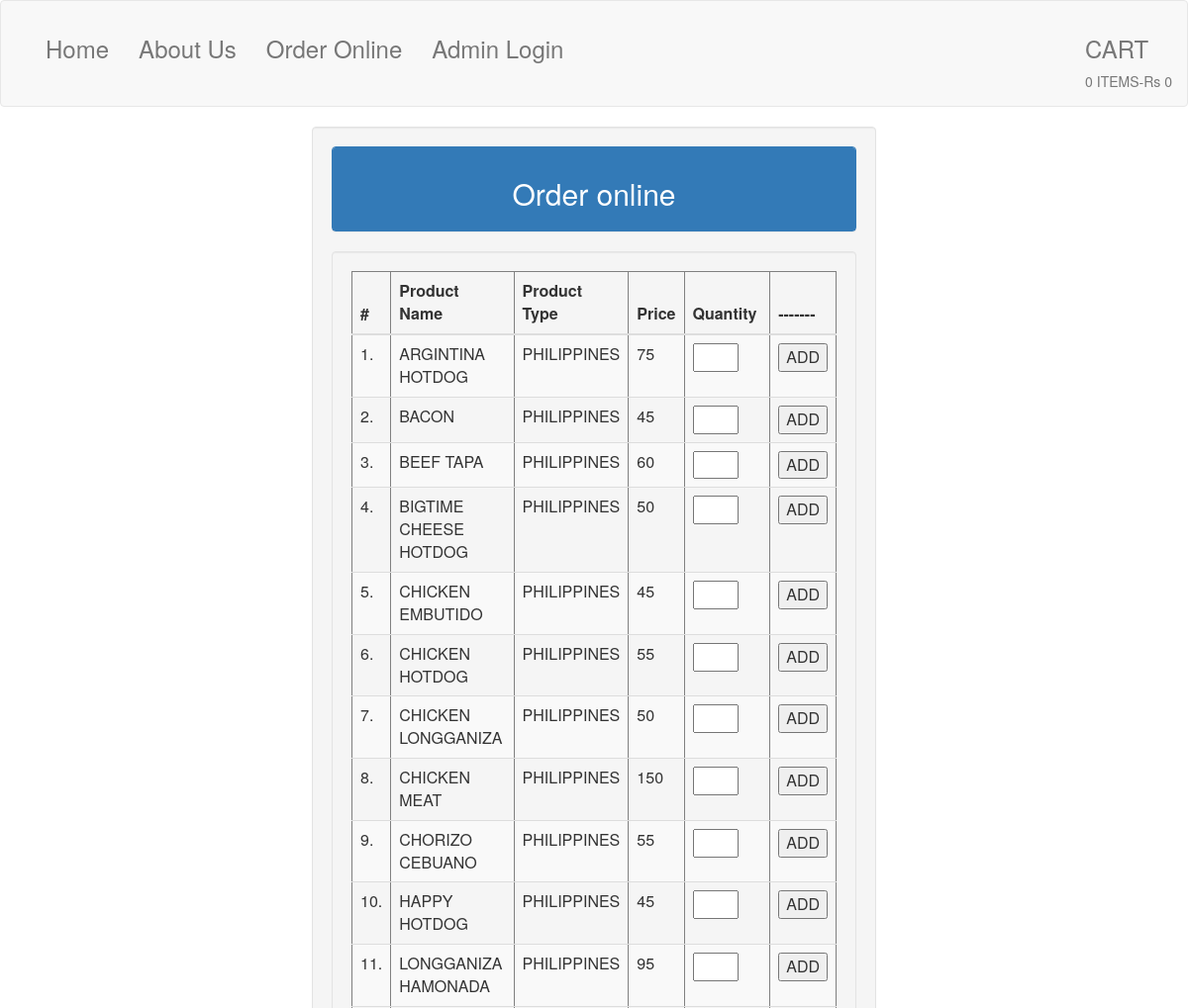
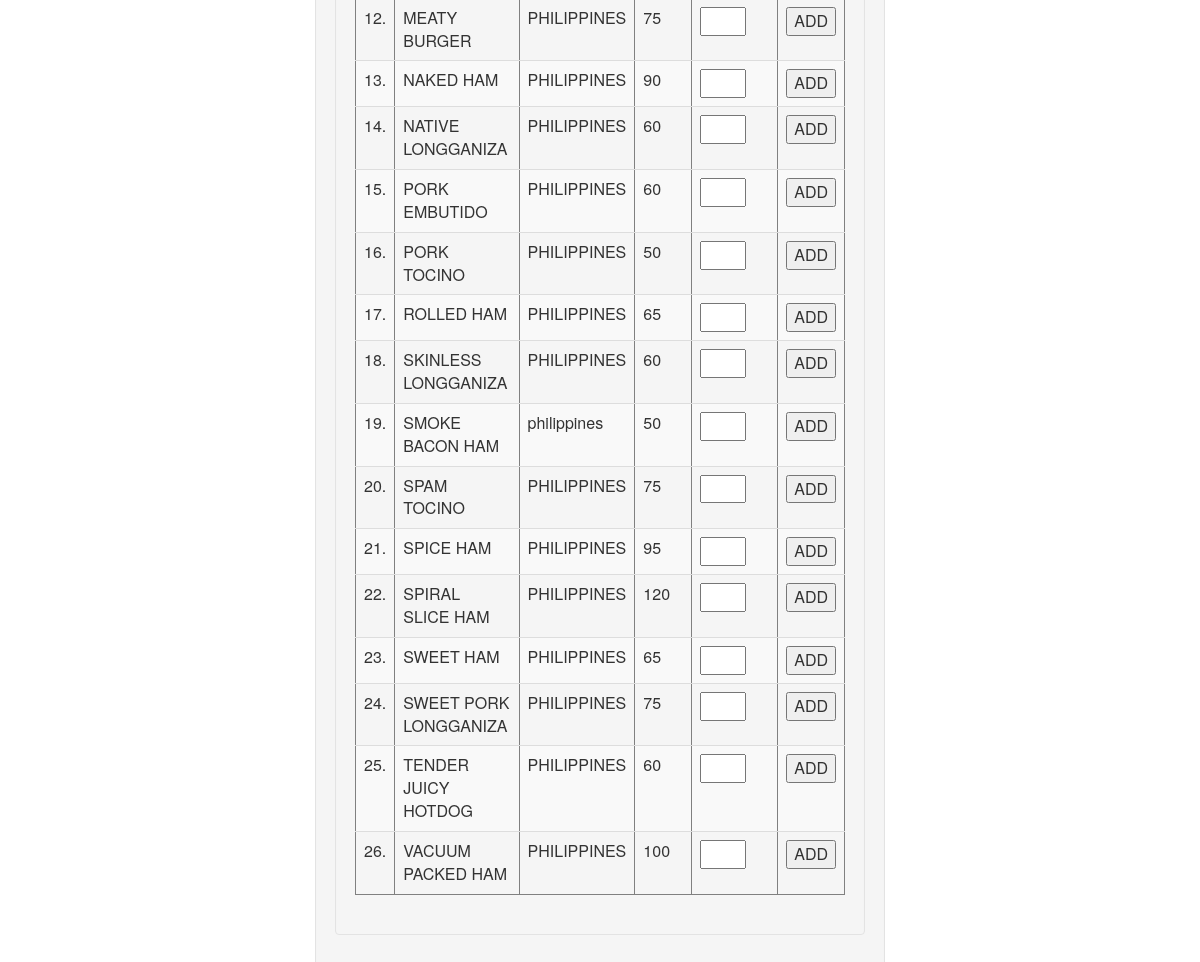
The app's page /order_online.php with its own data (2 pictures, top to bottom).
### tables this page shows
CREATE TABLE `tblproduct` (
  `productid` int(100) NOT NULL,
  `product_name` varchar(200) NOT NULL,
  `product_type` varchar(200) NOT NULL,
  `image` varchar(255) NOT NULL,
  `description` text NOT NULL,
  `price` varchar(200) NOT NULL,
  `quantity` int(100) NOT NULL
);

### order_online.php (the view, shortened to what this page needs)
<?php
include "connection.php";
include "header.php";
?>
<html>
<head></head>
<body>
  <center>
  <?php
  $query1="select * from tblproduct order by product_name asc";
  $result1=mysqli_query($conn,$query1);
  ?>
  <div class="form-group col-md-3"></div>
  <div class="form-group col-md-6">
    <div class="well">
      <div class="panel panel-primary">
        <div class="panel-heading">
          <center><h2>Order online</h2></center>
        </div>
      </div>
      <div class="well">
          <div class="table-responsive">
          <table class="table table-striped" border="1">
          <thead>
              <tr>
                  <th>#</th>
                  <th>Product Name</th>
                  <th>Product Type</th>
                  <th>Price</th>
                  <th>Quantity</th>
                  <th>-------</th>
              </tr>
          </thead>
          <tbody>
            <?php
            $count=1;
            while($row=mysqli_fetch_array($result1)) {
                ?>
                <tr>
                    <form action="order_online.php" method="get">
                        <td><?php echo $count."." ?></td>
                        <td><?php echo $row[1] ?></td>
                        <td><?php echo $row[2] ?></td>
                        <td><?php echo $row[5] ?></td>
                        <td><input type="number" name="quantity" class="col-xs-8"></td>
                        <td>
                          <button type="submit">
                          ADD</button>
                        </td>
                    </form>
                </tr>
                <?php
                $count++;
            }
            ?>
          </tbody>
        </table>
          </div>
      </div>
    </div>
  </div>
</body>
</html>

### records on screen
tblproduct: product_name "ARGINTINA HOTDOG", product_type "PHILIPPINES", price "75"
tblproduct: product_name "BACON", product_type "PHILIPPINES", price "45"
tblproduct: product_name "BEEF TAPA", product_type "PHILIPPINES", price "60"
tblproduct: product_name "BIGTIME CHEESE HOTDOG", product_type "PHILIPPINES", price "50"
tblproduct: product_name "CHICKEN EMBUTIDO", product_type "PHILIPPINES", price "45"
tblproduct: product_name "CHICKEN HOTDOG", product_type "PHILIPPINES", price "55"
tblproduct: product_name "CHICKEN LONGGANIZA", product_type "PHILIPPINES", price "50"
tblproduct: product_name "CHICKEN MEAT", product_type "PHILIPPINES", price "150"
tblproduct: product_name "CHORIZO CEBUANO", product_type "PHILIPPINES", price "55"
tblproduct: product_name "HAPPY HOTDOG", product_type "PHILIPPINES", price "45"
tblproduct: product_name "LONGGANIZA HAMONADA", product_type "PHILIPPINES", price "95"
tblproduct: product_name "MEATY BURGER", product_type "PHILIPPINES", price "75"
tblproduct: product_name "NAKED HAM", product_type "PHILIPPINES", price "90"
tblproduct: product_name "NATIVE LONGGANIZA", product_type "PHILIPPINES", price "60"
tblproduct: product_name "PORK EMBUTIDO", product_type "PHILIPPINES", price "60"
tblproduct: product_name "PORK TOCINO", product_type "PHILIPPINES", price "50"
tblproduct: product_name "ROLLED HAM", product_type "PHILIPPINES", price "65"
tblproduct: product_name "SKINLESS LONGGANIZA", product_type "PHILIPPINES", price "60"
tblproduct: product_name "SMOKE BACON HAM", product_type "philippines", price "50"
tblproduct: product_name "SPAM TOCINO", product_type "PHILIPPINES", price "75"
tblproduct: product_name "SPICE HAM", product_type "PHILIPPINES", price "95"
tblproduct: product_name "SPIRAL SLICE HAM", product_type "PHILIPPINES", price "120"
tblproduct: product_name "SWEET HAM", product_type "PHILIPPINES", price "65"
tblproduct: product_name "SWEET PORK LONGGANIZA", product_type "PHILIPPINES", price "75"
tblproduct: product_name "TENDER JUICY HOTDOG", product_type "PHILIPPINES", price "60"
tblproduct: product_name "VACUUM PACKED HAM", product_type "PHILIPPINES", price "100"
